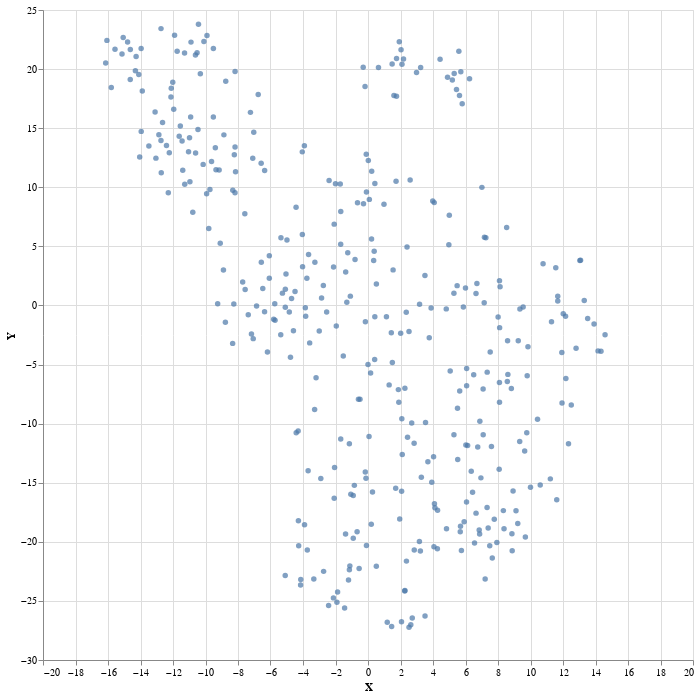

Source (notebook cell):
### Markdown cell above
From here, we can treat these embeddings almost as if they represented words. Let's plot our obituaries accordingly. Take a look around at this and see what you can find. As a starting point, you might focus on that cluster of nodes right in the middle of the graph, toward the top. All the obituaries there are for sports players – they're even broken out by sport (baseball players are on the right).

### Code cell
vis_data = prepare_vis_data(doc_embeddings, manifest['NAME'])

alt.Chart(vis_data).mark_circle(size=30).encode(
    x='X',
    y='Y',
    tooltip='LABEL'
).properties(
    height=650,
    width=650
).interactive()

### Figure 1 — Vega-Lite specification as saved in the notebook (floating-point values rounded to 4 significant figures; data arrays with more than 128 entries replaced by an {"elided": "..."} marker saying what was removed)
{"config": {"view": {"continuousWidth": 400, "continuousHeight": 300}}, "data": {"name": "data-a28cc8f5664461a6d14d99852e051b08"}, "mark": {"type": "circle", "size": 30}, "encoding": {"tooltip": {"field": "LABEL", "type": "nominal"}, "x": {"field": "X", "type": "quantitative"}, "y": {"field": "Y", "type": "quantitative"}}, "height": 650, "selection": {"selector002": {"type": "interval", "bind": "scales", "encodings": ["x", "y"]}}, "width": 650, "$schema": "https://vega.github.io/schema/vega-lite/v4.17.0.json", "datasets": {"data-a28cc8f5664461a6d14d99852e051b08": {"elided": "379 records"}}}
